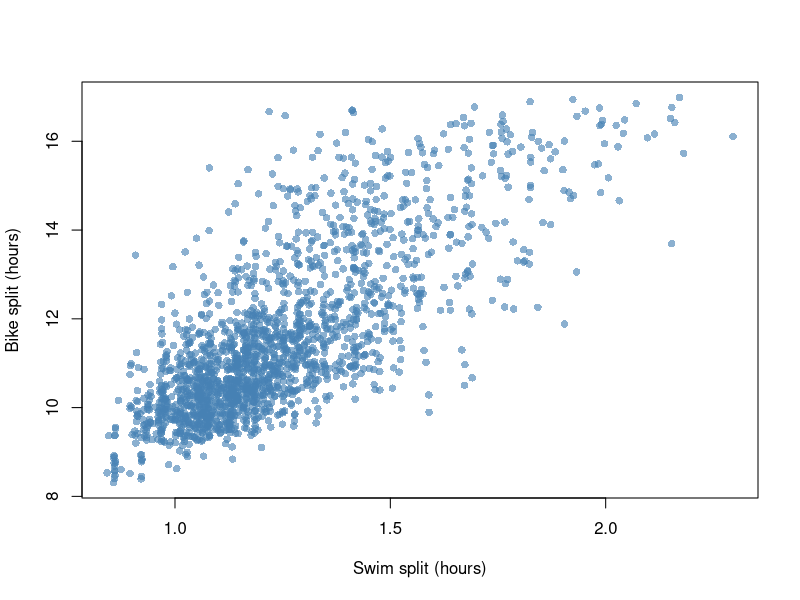
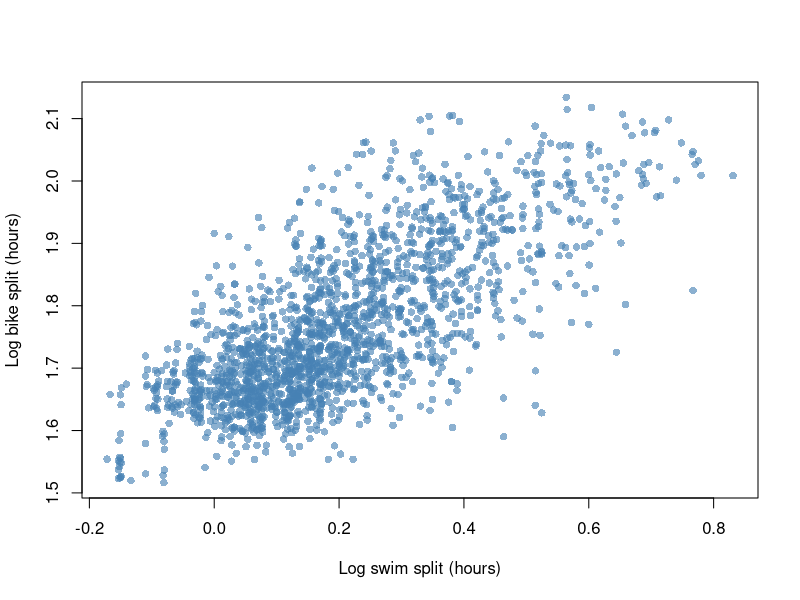
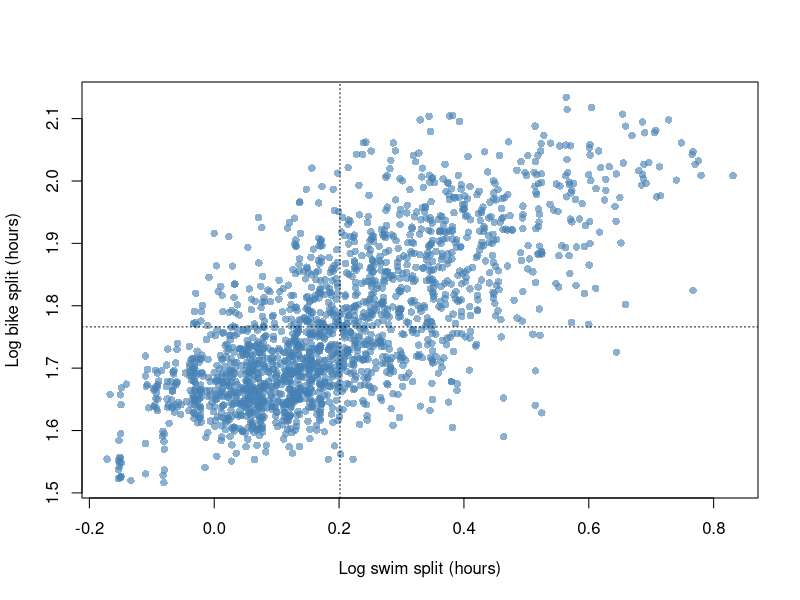
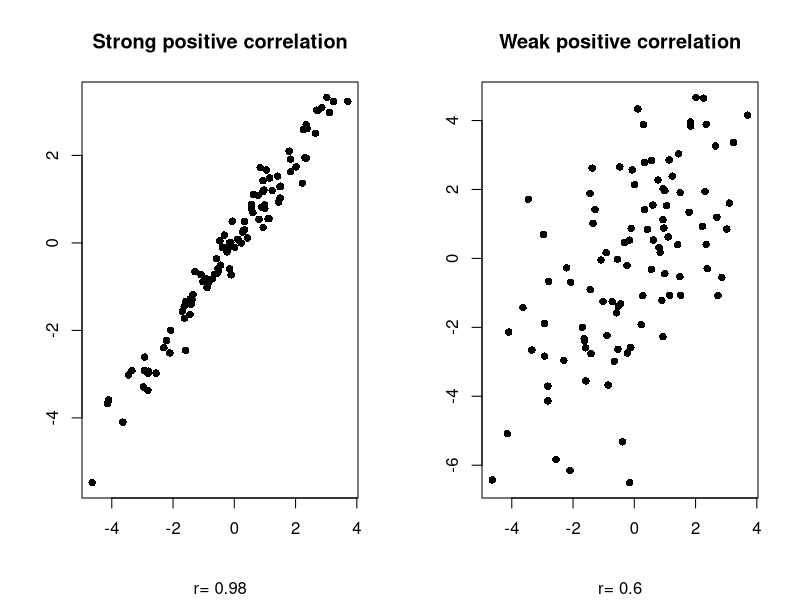
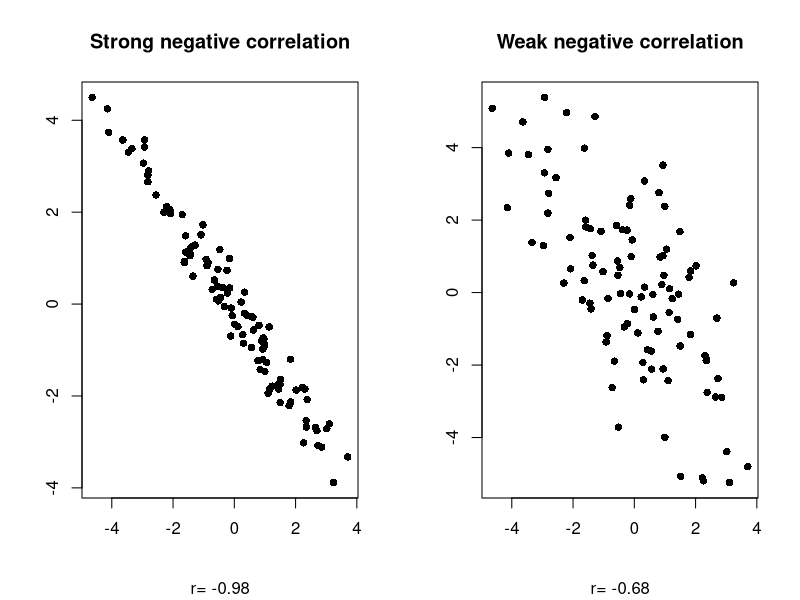
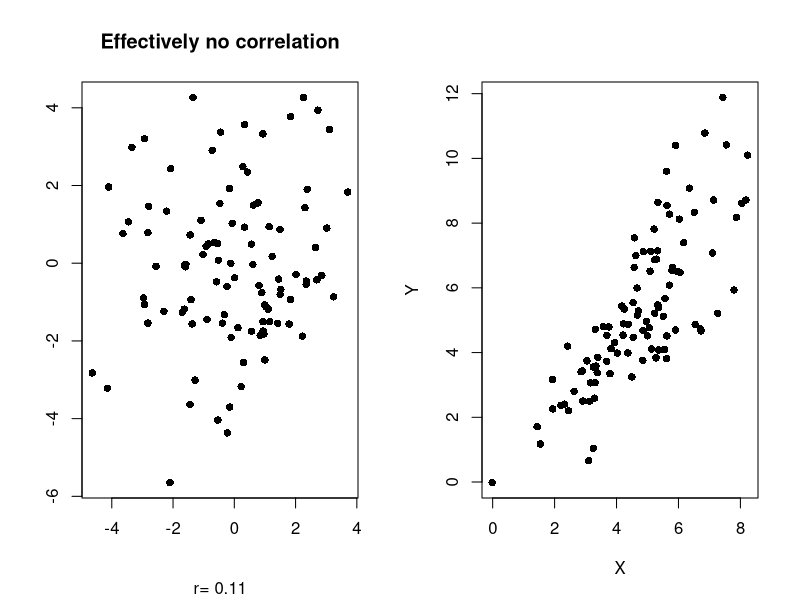
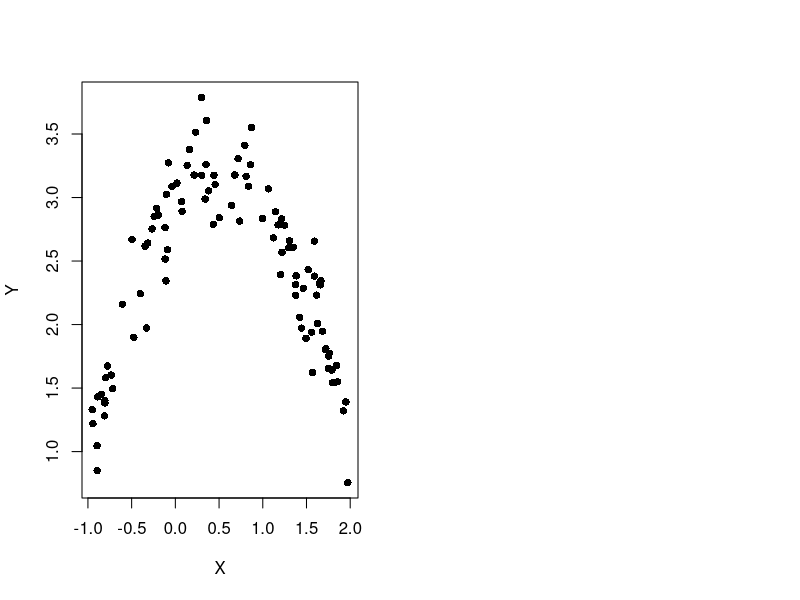

Recreate these plots in R, in order.
## ---- chunk 1
knitr::opts_chunk$set(collapse = TRUE, warning = FALSE, message = FALSE, comment = NA)
## ---- chunk 2
options(digits = 5)  ##Sets number of sig. figs to display output to
## ---- chunk 3
IMH<-read.table("Data/IMH2012.txt", header = TRUE, stringsAsFactors = TRUE)
str(IMH)
## ---- chunk 4
plot(
  IMH$Swim,
  IMH$Overall,
  pch = 16,
  col = "#4682B4A0",
  xlab = "Swim split (hours)",
  ylab = "Bike split (hours)"
)
## ---- chunk 5
plot(
  log(IMH$Swim),
  log(IMH$Bike),
  pch = 16,
  col = "#4682B4A0",
  xlab = "Log swim split (hours)",
  ylab = "Log bike split (hours)"
)
## ---- chunk 6
plot(
  log(IMH$Swim),
  log(IMH$Bike),
  pch = 16,
  col = "#4682B4A0",
  xlab = "Log swim split (hours)",
  ylab = "Log bike split (hours)"
)

abline(v = mean(log(IMH$Swim)), lty = 3)

abline(h = mean(log(IMH$Bike)), lty = 3)
## ---- chunk 7
sum((log(IMH$Swim) - mean(log(IMH$Swim))) * (log(IMH$Bike) - mean(log(IMH$Bike))))
## ---- chunk 8
cov1 <-
  sum((log(IMH$Swim) - mean(log(IMH$Swim))) * (log(IMH$Bike) - mean(log(IMH$Bike)))) /
  (length(IMH$Swim) - 1)

cov1
## ---- chunk 9
cor1 <- cov1 / (sd(log(IMH$Swim)) * sd(log(IMH$Bike)))

cor1
## ---- chunk 10
cor(log(IMH$Swim), log(IMH$Bike))
## ---- chunk 11
set.seed(101)

X1<-rnorm(100,0,2)
Y1<-rnorm(100,0,2)
cor1<-round(cor(X1,Y1),2)
Y2<-X1+rnorm(100,0,0.4)
cor2<-round(cor(X1,Y2),2)
Y3<-X1+rnorm(100,0,2)
cor3<-round(cor(X1,Y3),2)
Y4<--X1+rnorm(100,0,0.4)
cor4<-round(cor(X1,Y4),2)
Y5<--X1+rnorm(100,0,2)
cor5<-round(cor(X1,Y5),2)

par(mfrow=c(1,2))

plot(X1,Y2,pch=16,main="Strong positive correlation",xlab="",ylab="",cex.main=1.2,sub=paste("r=",cor2))
plot(X1,Y3,pch=16,main="Weak positive correlation",xlab="",ylab="",cex.main=1.2,sub=paste("r=",cor3))
## ---- chunk 12
par(mfrow=c(1,2))
plot(X1,Y4,pch=16,main="Strong negative correlation",xlab="",ylab="",cex.main=1.2, sub=paste("r=",cor4))
plot(X1,Y5,pch=16,main="Weak negative correlation",xlab="",ylab="",cex.main=1.2, sub=paste("r=",cor5))
## ---- chunk 13
plot(X1,Y1,pch=16,main="Effectively no correlation",xlab="",ylab="",cex.main=1.2, sub=paste("r=",cor1))

## ---- chunk 14
cor.test(log(IMH$Swim), log(IMH$Bike))
## ---- chunk 15
X1<-rnorm(100,5,2)
Y1<-X1+0.3*X1*rnorm(100,0.5)
plot(X1,Y1,pch=16,xlab="X",ylab="Y")
## ---- chunk 16
set.seed(55)
X<-runif(100,-1,2)
Y<-(X-X^2)+3+rnorm(100,0,0.25)
plot(X,Y,pch=16)
## ---- chunk 17
cor(IMH[,3:5])
